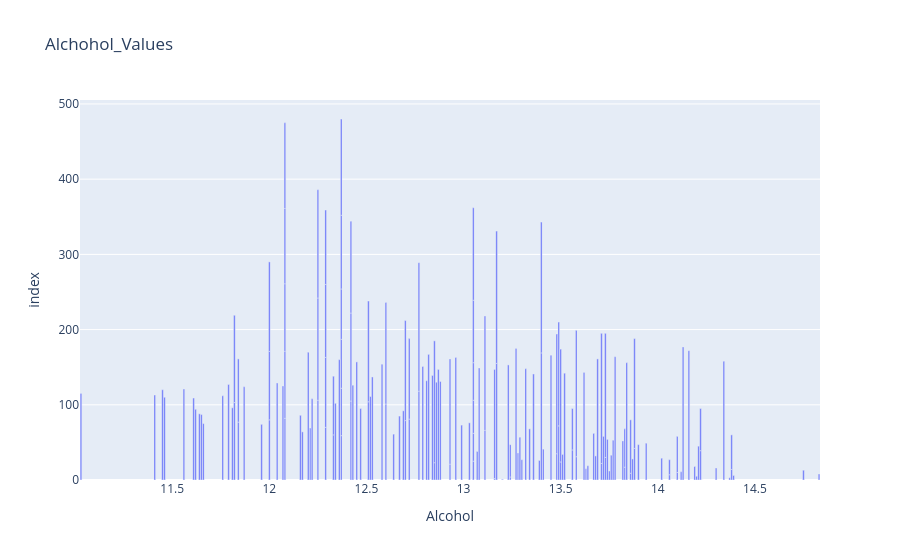

Notebook source saved alongside this figure:
### Code cell
px.bar(df,x='Alcohol',y=df['Alcohol'].index,title='Alchohol_Values')

### Figure 1 — Plotly figure (JSON) as saved in the notebook; plotly's stock layout.template omitted (floating-point values rounded to 4 significant figures; data arrays with more than 128 entries replaced by an {"elided": "..."} marker saying what was removed)
{"data": [{"hovertemplate": "Alcohol=%{x}<br>index=%{y}<extra></extra>", "legendgroup": "", "marker": {"color": "#636efa", "pattern": {"shape": ""}}, "name": "", "orientation": "v", "showlegend": false, "textposition": "auto", "type": "bar", "x": {"elided": "178 float values"}, "xaxis": "x", "y": {"elided": "178 int values"}, "yaxis": "y"}], "layout": {"barmode": "relative", "legend": {"tracegroupgap": 0}, "title": {"text": "Alchohol_Values"}, "xaxis": {"anchor": "y", "domain": [0, 1], "title": {"text": "Alcohol"}}, "yaxis": {"anchor": "x", "domain": [0, 1], "title": {"text": "index"}}}}
